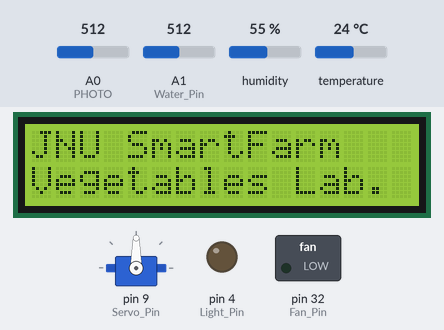
A sketch run on a simulated Arduino Mega 2560, built with avr-gcc and run on an emulated ATmega2560. On the bench: servo, 16×2 character LCD, switched loads named in the sketch (green lamp = pin HIGH), output pins drawn as LEDs (lit = HIGH). The inputs (shaded band) are chosen by the test bench; at power-on: A0 (PHOTO) = 512, A1 (Water_Pin) = 512, humidity 55 %, temperature 24 °C. The local clock reads 2024-03-15 10:24:30 at power-on unless the sketch sets it; what the sketch prints to the serial monitor is not drawn.

Above: at 0.1 s.
At 10.2 s:
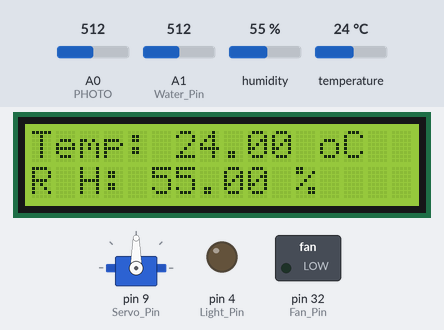
At 20.3 s:
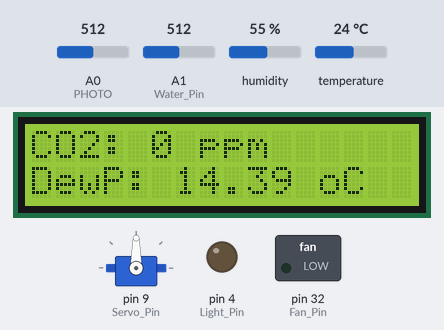
At 35.3 s:
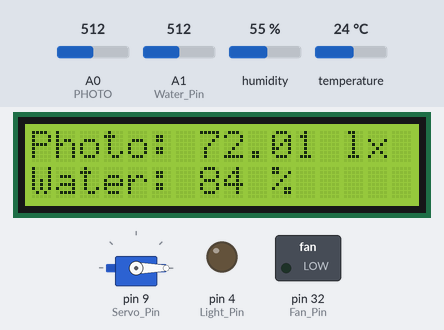
Timing chart, 0 to 36.8 s (numbered marks = the images above):
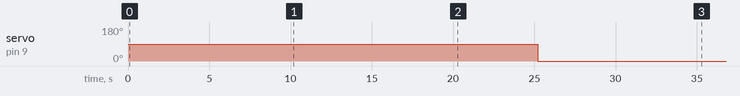

Measured:
- by itself, servo on pin 9 (Servo_Pin): 90° → 0° at 25.2 s
- what the display in image 1 shows lasts 5.0 s, from 10.2 s to 15.2 s
- what the display in image 2 shows lasts 10.1 s, from 20.2 s to 30.3 s

The sketch:

209.ino
```cpp
#include <DHT.h>
#include <LiquidCrystal_I2C.h>
#include <Wire.h>
#include <RTClib.h>
#include <Servo.h>

#define PHOTO A0
#define Water_Pin A1
#define pinDHT11 12
#define Fan_Pin 32
#define Light_Pin 4
#define Servo_Pin 9

DHT dht(pinDHT11, DHT11);
LiquidCrystal_I2C lcd(0x27, 16, 2);
RTC_DS3231 rtc;
Servo servo;

String readString;
int Photo_Value = 0;
float temperature, humidity;
int cdc = 0;
int water_Content = 0;
int co2 = 0;
int Auto = 0;
char ch;

void setup() {
  pinMode(Fan_Pin, OUTPUT);
  pinMode(Light_Pin, OUTPUT);
  servo.attach(Servo_Pin);
  Serial.begin(9600);
  Serial1.begin(115200);
  Serial2.begin(9600);
  Serial3.begin(9600);

  if (! rtc.begin()) {
    Serial.println("Couldn't find RTC");
    Serial.flush();
    abort();
  }
  if (rtc.lostPower()) {
    Serial.println("RTC lost power, let's set the time!");
    rtc.adjust(DateTime(F(__DATE__), F(__TIME__)));
  }
  rtc.adjust(DateTime(F(__DATE__), F(__TIME__)));

  lcd.clear();
  lcd.init();
  lcd.backlight();
  lcd.setCursor(0, 0);
  lcd.print("JNU SmartFarm");
  lcd.setCursor(0, 1);
  lcd.print("Vegetables Lab.");
  delay(5000);
}

void loop() {
  DateTime now = rtc.now();
  humidity = dht.readHumidity();
  temperature = dht.readTemperature();
  double gamma = log(humidity / 100) + ((17.62 * temperature) / (243.5 + temperature));
  double dp = 243.5 * gamma / (17.62 - gamma);

  Photo_Value = analogRead(PHOTO);
  float pv_value = float(Photo_Value * 5) / 1023;
  float Rp = (10 * pv_value) / (5 - pv_value);
  float y = (log10(200 / Rp)) / 0.7;
  float Ea = pow(10, y);
  int water = analogRead(Water_Pin);
  int water_Content = map(water, 994, 424, 0, 100);

  if (water_Content >= 100) {
    water_Content = 100;
  }
  if (water_Content <= 0) {
    water_Content = 0;
  }

  Serial.print("{\"temp\":");
  Serial.print(temperature);
  Serial.print(",\"humidity\":");
  Serial.print(humidity);
  Serial.print(",\"cdc\":");
  Serial.print(Ea);
  Serial.print(",\"water\":");
  Serial.print(water_Content);
  Serial.print(",\"co2\":");
  Serial.print(co2);
  Serial.println("}");
  delay(5000);

  lcd.clear();
  lcd.setCursor(0, 0);
  lcd.print("Temp: ");
  lcd.print(temperature);
  lcd.print(" oC");
  lcd.setCursor(0, 1);
  lcd.print("R H: ");
  lcd.print(humidity);
  lcd.print(" %");
  delay(5000);

  lcd.clear();
  lcd.setCursor(0, 0);
  lcd.print("Photo: ");
  lcd.print(Ea);
  lcd.print(" lx");
  lcd.setCursor(0, 1);
  lcd.print("Water: ");
  lcd.print(water_Content);
  lcd.print(" %");
  delay(5000);

  lcd.clear();
  lcd.setCursor(0, 0);
  lcd.print("CO2: ");
  lcd.print(co2);
  lcd.print(" ppm");
  lcd.setCursor(0, 1);
  lcd.print("DewP: ");
  lcd.print(dp);
  lcd.print(" oC");
  delay(5000);

  if (Auto == 1) {
    if ((now.hour() >= 9) && (now.hour() <= 18)) {
      if (temperature >= 25) {
        digitalWrite(Fan_Pin, HIGH);
        servo.write(90);
      } else {
        digitalWrite(Fan_Pin, LOW);
        servo.write(0);
      }

      if (Ea <= 600) {
        digitalWrite(Light_Pin, HIGH);
      } else {
        digitalWrite(Light_Pin, LOW);
      }
    } else {
      digitalWrite(Fan_Pin, LOW);
      digitalWrite(Light_Pin, LOW);
      servo.write(0);
    }
  }
  if (Auto == 0) {
    digitalWrite(Fan_Pin, LOW);
    digitalWrite(Light_Pin, LOW);
    servo.write(0);
  }

  if (Serial.available() > 0) {
    delay(3);
    ch = Serial.read();
  }
  if (ch == 97) {
    Auto = 1;
  }
  if (ch == 98) {
    Auto = 0;
  }
  if (ch == 99) {
    digitalWrite(Fan_Pin, HIGH);
  }
  if (ch == 100) {
    digitalWrite(Fan_Pin, LOW);
  }
  if (ch == 101) {
    servo.write(90);
  }
  if (ch == 102) {
    servo.write(0);
  }
  if (ch == 48) {
    analogWrite(Light_Pin, 0);
  }
  if (ch == 49) {
    analogWrite(Light_Pin, 25);
  }
  if (ch == 50) {
    analogWrite(Light_Pin, 50);
  }
  if (ch == 51) {
    analogWrite(Light_Pin, 75);
  }
  if (ch == 52) {
    analogWrite(Light_Pin, 100);
  }
  if (ch == 53) {
    analogWrite(Light_Pin, 125);
  }
  if (ch == 54) {
    analogWrite(Light_Pin, 150);
  }
  if (ch == 55) {
    analogWrite(Light_Pin, 175);
  }
  if (ch == 56) {
    analogWrite(Light_Pin, 200);
  }
  if (ch == 57) {
    analogWrite(Light_Pin, 225);
  }

  Auto = Auto;
}
```
